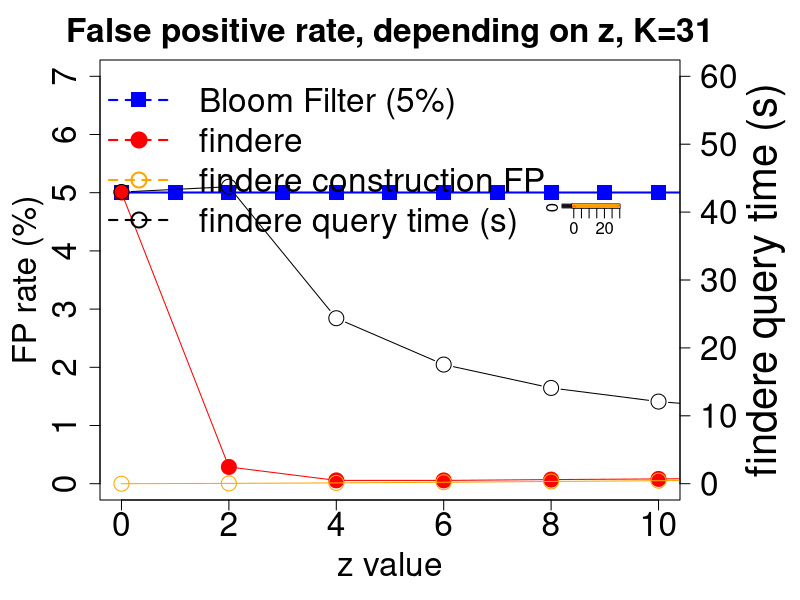

Source code (R):

pdf(file="fpr_time.pdf",width=11,height=8)
resetPar <- function() {
  dev.new()
  op <- par(no.readonly = TRUE)
  dev.off()
  op
}
resetPar()


dev.new()
dev.off()
par(mar=c(5,5,3,6), cex.axis=2, cex.lab=2, cex.main = 2)
#par(mar=c(5,5,5,1))
data = read.table("data_FP_K31_hmp.txt", head=T)
datime = read.table("data_time_K31_hmp.txt", head=T)
data$FP_BFk = data$findere_FPR-data$construction_FPR
plot(data$AMQ_FPR*100~data$z,xlab="z value",ylab="FP rate (%)", lwd=2, pch=15, col="blue", 
     bg = "blue", type="o",  mgp=c(3,1,0), cex=2, ylim=c(0,7), xlim=c(0,10), main="False positive rate, depending on z, K=31", cex.main = 2, cex.lab = 2, cex.axis = 2)


par(new = TRUE, mgp=c(3,1,0))
plot(data$findere_FPR*100~data$z,type="o",axes=FALSE,xlab="",ylab="",pch=19, col="red", ylim=c(0,7), xlim=c(0,5), cex=2)



par(new = TRUE, mgp=c(3,1,0))
plot(data$construction_FPR*100~data$z,type="o",axes=FALSE,xlab="",ylab="",pch=21, col="orange", ylim=c(0,7), xlim=c(0,5), cex=2)


legend( x="topleft", 
        legend=c("Bloom Filter (5%)","findere", "findere construction FP", "findere query time (s)"), 
        col=c("blue","red", "orange", "black"), lty=2,
        pch=c(15,19, 21, 1), lwd=2,merge=TRUE, bty = "n", cex=c(2,2,2) )

# TIME
par(new = TRUE, mgp=c(3,1,0))
plot(datime$findere/1000~datime$z,type="b",axes=FALSE,xlab="",ylab="",pch=1, cex=2, col="black", xlim=c(0,5), ylim=c(0,60))
mtext("findere query time (s)",side=4,line=4, cex=2.5)
axis(4, ylim=c(0,60), las=1, cex.lab=2, mgp=c(3,1,0))





# INCRUSTATION
par(new=TRUE, oma =c(14.6,23.6,7.2,3), cex.axis=1, cex.lab=1)
mywhite <- rgb(255, 255, 255, max = 255, alpha = 225, names = "white")
rect(par("usr")[1], par("usr")[3],
     par("usr")[2], par("usr")[4],
     col = mywhite) # Color
layout(matrix(1:1,1))
par(new = TRUE)


#plot(rnorm(100), runif(100), col="blue", xlab="", ylab="")
plot(data$AMQ_FPR*100~data$z,xlab="",ylab="",lwd=1, pch=15, cex=1, col="blue", type="o", lty=2,mgp=c(2,0.5,0), ylim=c(0,100), xlim=c(0,29))

par(new = TRUE, mgp=c(3,1,0))
plot(data$findere_FPR*100~data$z,type="o",axes=FALSE,xlab="",ylab="",cex=1,pch=19, col="red", ylim=c(0,100), xlim=c(0,29))



par(new = TRUE, mgp=c(3,1,0))
plot(data$construction_FPR*100~data$z,type="o",axes=FALSE,xlab="",ylab="",cex=1,pch=21, col="orange", ylim=c(0,100), xlim=c(0,29))

# par(new = TRUE, mgp=c(3,1,0))
# plot(datime$findere/1000~datime$z,type="b",axes=FALSE,xlab="",ylab="",pch=1, cex=1, col="black", xlim=c(0,29), ylim=c(0,60))
# axis(4, ylim=c(0,60), las=1, cex.lab=2, mgp=c(3,1,0))

dev.off()




